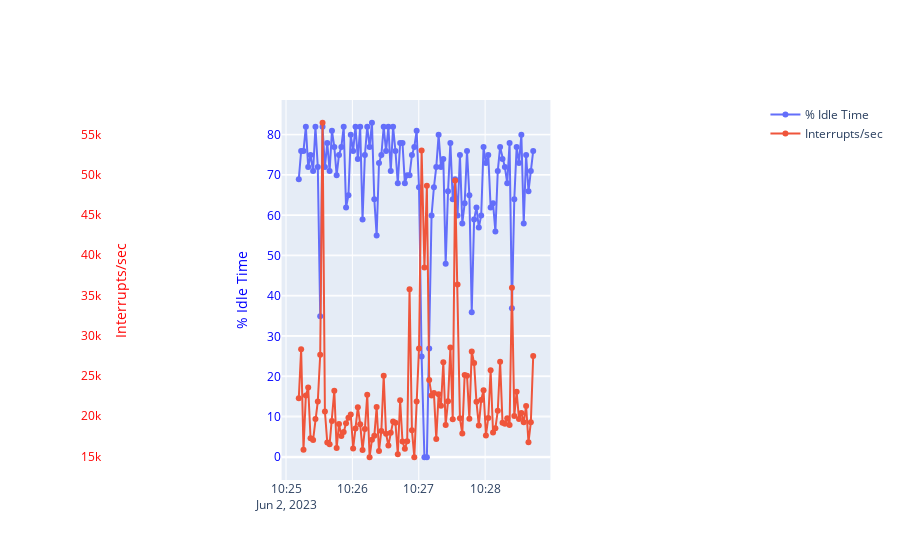

The code cell stored with this chart in its notebook:
### Code cell
import plotly.graph_objects as go
from IPython.display import display, clear_output
import time
from datetime import datetime
import random

# These are placeholders. Replace with your actual function calls.
# def GetPerformanceAttributes(category, counter, instance):
#     if counter == "% Idle Time":
#         return random.random() * 100
#     elif counter == "Interrupts/sec":
#         return random.randint(0, 1000)
#     else:
#         return None

x, y1, y2 = [], [], []

for i in range(100):
    time.sleep(0.1)  # simulate time delay

    # Add new data
    y1.append(GetPerformanceAttributes("Processor", "% Idle Time", "_Total"))
    y2.append(GetPerformanceAttributes("Processor", "Interrupts/sec", "_Total"))
    x.append(datetime.now())
    
    # Clear current figure
    clear_output(wait=True)
    
    # Create new figure and display it
    fig = go.Figure()

    # Add traces
    fig.add_trace(go.Scatter(x=x, y=y1, mode='lines+markers', name='% Idle Time'))
    fig.add_trace(go.Scatter(x=x, y=y2, mode='lines+markers', name='Interrupts/sec', yaxis='y2'))

    # Create axis objects
    fig.update_layout(
        xaxis=dict(domain=[0.3, 0.7]),
        yaxis=dict(title='% Idle Time', titlefont=dict(color='blue'), tickfont=dict(color='blue')),
        yaxis2=dict(title='Interrupts/sec', titlefont=dict(color='red'), tickfont=dict(color='red'), anchor='free', overlaying='y', side='right')
    )

    display(fig)
